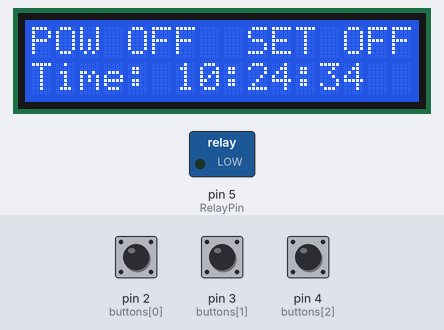
The sketch below on a simulated Arduino Uno, built with avr-gcc and run on an emulated ATmega328P. Parts: 16×2 character LCD, switched loads named in the sketch (green lamp = pin HIGH). Inputs (shaded band) come from the test bench; at power-on: pin 3 (buttons[1]) HIGH, pin 2 (buttons[0]) HIGH, pin 4 (buttons[2]) HIGH. The local clock reads 2024-03-15 10:24:30 at power-on unless the sketch sets it; what the sketch prints to the serial monitor is not drawn.

Above: at 4.2 s.
4.3 s: pin 3 (buttons[1]) pulled LOW for 0.15 s
At 5.6 s:
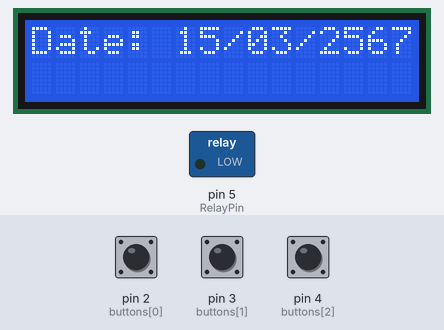
5.9 s: pin 3 (buttons[1]) pulled LOW for 1 s
At 7.6 s:
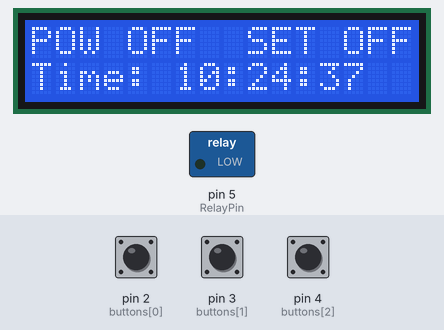
8.4 s: pin 2 (buttons[0]) pulled LOW for 0.15 s
At 9.8 s:
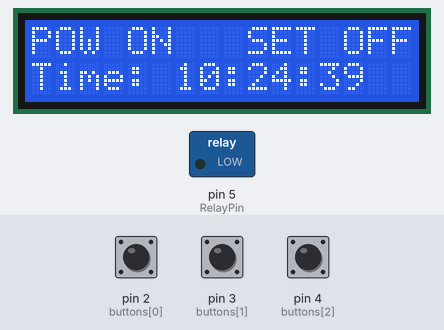
11.5 s: pin 4 (buttons[2]) pulled LOW for 0.15 s
At 12.8 s:
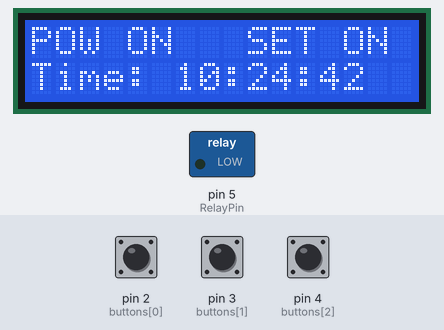
14.6 s: pin 2 (buttons[0]) pulled LOW for 1 s
At 14.77 s:
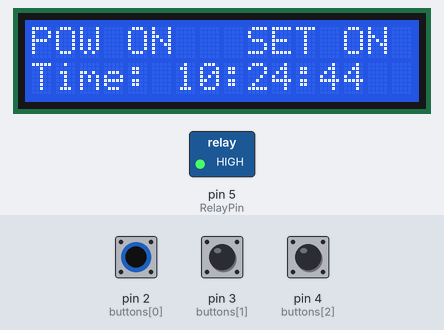
17.1 s: pin 3 (buttons[1]) pulled LOW for 3.2 s
At 18.6 s:
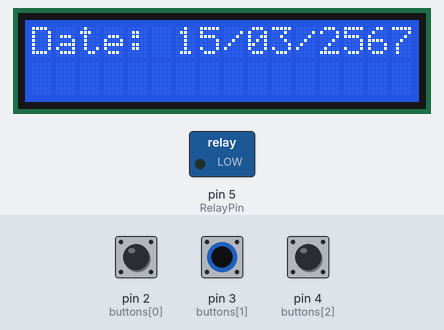
Timing chart, 0 to 20.1 s (numbered marks = the images above; inputs shaded):
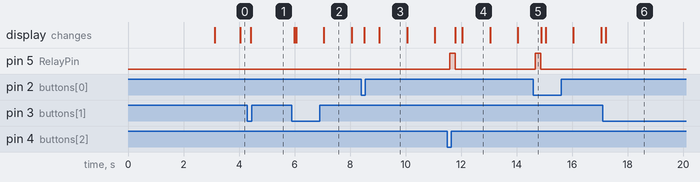

Measured:
- after the input at 4.3 s, the display: changes after 0.11 s (image 1)
- after the input at 5.9 s, the display: first changes after 0.10 s (image 2 shows a later state)
- after the input at 8.4 s, the display: first changes after 0.10 s (image 3 shows a later state)
- after the input at 11.5 s, pin 5 (RelayPin): LOW → HIGH after 0.08 s, → LOW 0.20 s later; the display: first changes after 0.30 s (image 4 shows a later state)
- after the input at 14.6 s, pin 5 (RelayPin): LOW → HIGH after 0.07 s, → LOW 0.20 s later
- after the input at 17.1 s, the display: changes after 0.10 s (image 6)
- what the display in image 2 shows lasts 1.1 s, from 7.0 s to 8.1 s

The sketch:

RTC_Timer_Controller.ino
```cpp
/*
  RTC Timer Air Controller
  Author  : UnixVextor
  Date    : 15/7/2566
*/

// Real Time Clock library
#include <ThreeWire.h>
#include <RtcDS1302.h>

// LCD Library
#include <Wire.h>
#include <LiquidCrystal_I2C.h>


ThreeWire myWire(9, 10, 8);  // IO, SCLK, CE
RtcDS1302<ThreeWire> Rtc(myWire);

LiquidCrystal_I2C lcd(0x27, 16, 2);  // set LCD address to 0x27 LCD 16 x 2

uint8_t month, day, hour, minute, second;
uint16_t year;

unsigned long long lastTime = 0;

// button
int buttons[3] = { 2, 3, 4 };
unsigned long long debounceDelay = 50;
unsigned long long lastDebounceTime[3];
int lastButtonState[3] = { HIGH, HIGH, HIGH };
int buttonState[3];
int reading[3];
int count = 0;

// Time
// int setTimeAir[2][3] = {{ 7, 0, 0 }, { 2, 0, 0 }};  //Air 1
int setTimeAir[2][3] = {{12,0,0}, {7,0,0}};  //Air 2
// int setTimeAir[2][3] = {{2,0,0}, {21,0,0}};  //Air 3

// Relay
int RelayPin = 5;

// Mode
int mode = 0;

// Status
bool SystemStatus = false;  //System
bool AirStatus = false;

void setup() {
  Serial.begin(57600);
  pinMode(RelayPin, OUTPUT);

  /*********************** RTC Setting *********************/
  Rtc.Begin();

  RtcDateTime compiled = RtcDateTime(__DATE__, __TIME__);  // Get Real Time clock from computer

  RtcDateTime now = Rtc.GetDateTime();
  if (now < compiled) Rtc.SetDateTime(compiled);

  // LCD Setting
  lcd.init();
  lcd.backlight();
  lcd.setCursor(0, 0);
  strCenter(0, "Welcome");
  strCenter(1, "RTC Auto Air");
  delay(3000);
  lcd.clear();
}

void loop() {

  RtcDateTime now = Rtc.GetDateTime();
  if (isButtonPress(0)) {
    SystemStatus = !SystemStatus;
    if (checkRangeTime(now, setTimeAir[0][0], setTimeAir[1][0])) {  //check range time
      TurnAirOn();
    }
  }
  if (isButtonPress(2) && SystemStatus == true) {
    StartRelay();
    AirStatus = !AirStatus;
  }
  if (millis() - lastTime >= 1000) {
    if ((CompareTime(now, setTimeAir[0][0], setTimeAir[0][1], setTimeAir[0][2])) && SystemStatus == true && AirStatus == false) {  // Turn On
      TurnAirOn();
    }

    if ((CompareTime(now, setTimeAir[1][0], setTimeAir[1][1], setTimeAir[1][2])) && SystemStatus == true && AirStatus == true) {  // Turn off
      TurnAirOff();
    }
    lastTime = millis();
  }
  if (isButtonPress(1)) {
    mode++;
    lcd.clear();
    if (mode > 1) {
      mode = 0;
    }
  }

  if (SystemStatus == false) {
    if (AirStatus == true) {
      StartRelay();
    }
    AirStatus = false;
  }


  if (mode == 0) {
    DisplayStatusSystem(SystemStatus);
    DisplayStatusAirMachine(AirStatus);
    printTime(1, now);
  } else if (mode == 1) {
    printDate(0, now);
  }
}

void TurnAirOn() {
  StartRelay();
  AirStatus = true;
}

void TurnAirOff() {
  StartRelay();
  AirStatus = false;
}

void StartRelay() {
  digitalWrite(RelayPin, HIGH);
  delay(200);
  digitalWrite(RelayPin, LOW);
}

void DisplayStatusAirMachine(bool status) {
  if (status) {
    lcd.setCursor(9, 0);
    lcd.print("SET ON ");
  } else {
    lcd.setCursor(9, 0);
    lcd.print("SET OFF");
  }
}

void DisplayStatusSystem(bool status) {
  if (status) {
    lcd.setCursor(0, 0);
    lcd.print("POW ON ");
  } else {
    lcd.setCursor(0, 0);
    lcd.print("POW OFF");
  }
}


bool isButtonPress(int i) {
  int isChange = false;
  reading[i] = digitalRead(buttons[i]);
  if (reading[i] != lastButtonState[i]) {
    lastDebounceTime[i] = millis();
  }
  if ((millis() - lastDebounceTime[i]) > debounceDelay) {
    if (reading[i] != buttonState[i]) {
      buttonState[i] = reading[i];
      isChange = true;
    }
  }
  lastButtonState[i] = reading[i];
  if (isChange && !digitalRead(buttons[i])) {
    return true;
  }
  return false;
}

bool CompareTime(const RtcDateTime& dt, int hour, int minute, int second) {
  uint8_t Hour, Minute, Second;
  Hour = (int)dt.Hour();
  Minute = (int)dt.Minute();
  Second = (int)dt.Second();

  if (Hour == hour && Minute == minute && Second == second) {
    return true;
  } else {
    return false;
  }
}

void strCenter(int row, String str) {
  lcd.setCursor(8 - floor(str.length() / 2), row);
  lcd.print(str);
}

void printTime(int row, const RtcDateTime& dt) {
  hour = (int)dt.Hour();
  minute = (int)dt.Minute();
  second = (int)dt.Second();

  String time_label = "Time: ";

  //แสดงค่าเวลา
  String str = String(hour) + ":" + String(minute) + ":" + String(second);
  // Serial.println(str);

  String str_time = (String(hour).length() != 2 ? "0" + String(hour) : String(hour)) + ":" + (String(minute).length() != 2 ? "0" + String(minute) : String(minute)) + ":" + (String(second).length() != 2 ? "0" + String(second) : String(second));
  Serial.println(str_time);
  lcd.setCursor(0, row);
  lcd.print(time_label);
  lcd.setCursor(time_label.length(), row);
  lcd.print(str_time);
}

void printDate(int row, const RtcDateTime& dt) {
  year = (int)dt.Year();
  month = (int)dt.Month();
  day = (int)dt.Day();

  String date_label = "Date: ";

  //แสดงค่าวัน
  String str = String(day) + "/" + String(month) + "/" + String(year + 543);
  Serial.println(str);

  String str_date = (String(day).length() != 2 ? "0" + String(day) : String(day)) + "/" + (String(month).length() != 2 ? "0" + String(month) : String(month)) + "/" + String(year + 543);
  lcd.setCursor(0, row);
  lcd.print(date_label);
  lcd.setCursor(date_label.length(), row);
  lcd.print(str_date);
}

bool checkRangeTime(const RtcDateTime& dt, int init, int end) {
  uint8_t Hour;
  Hour = (int)dt.Hour();
  for (int i = init; i < init + 19; i++) {
    if (Hour == i % 24) {
      Serial.println(i % 24);
      return true;
    }
  }
  return false;
}
```
